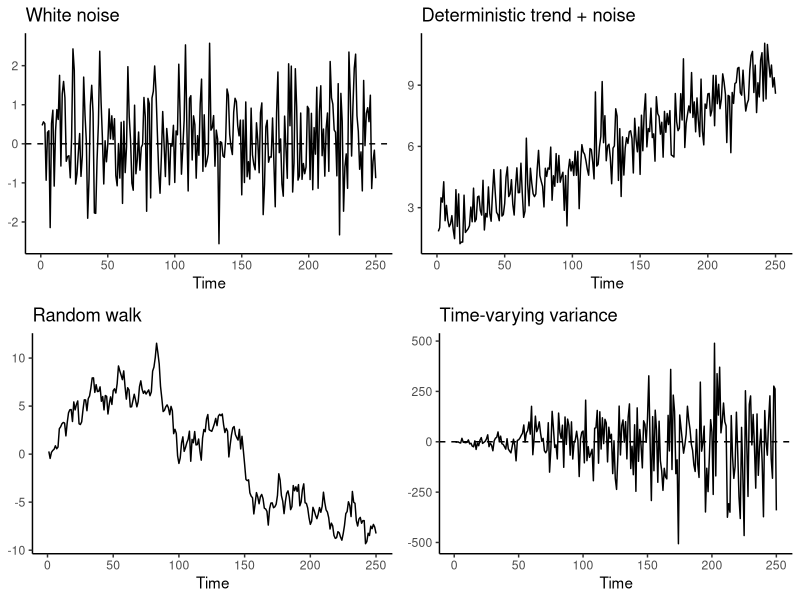
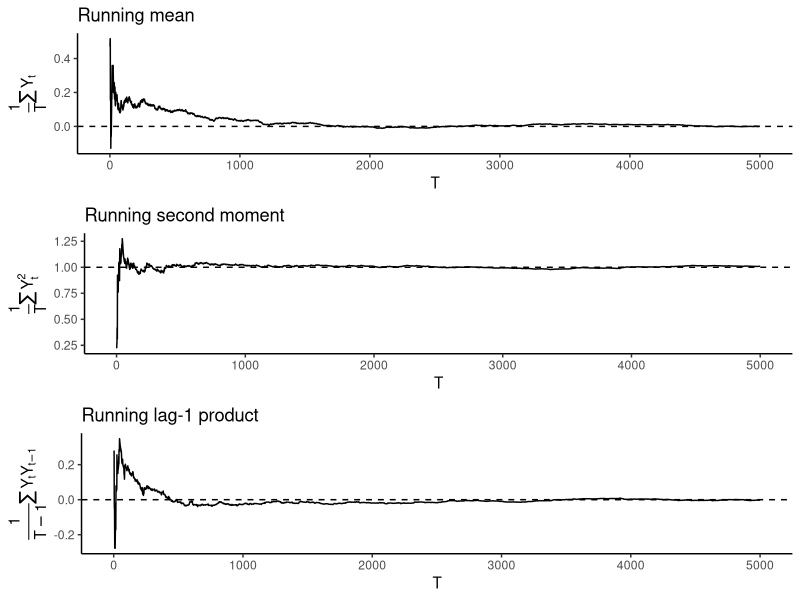
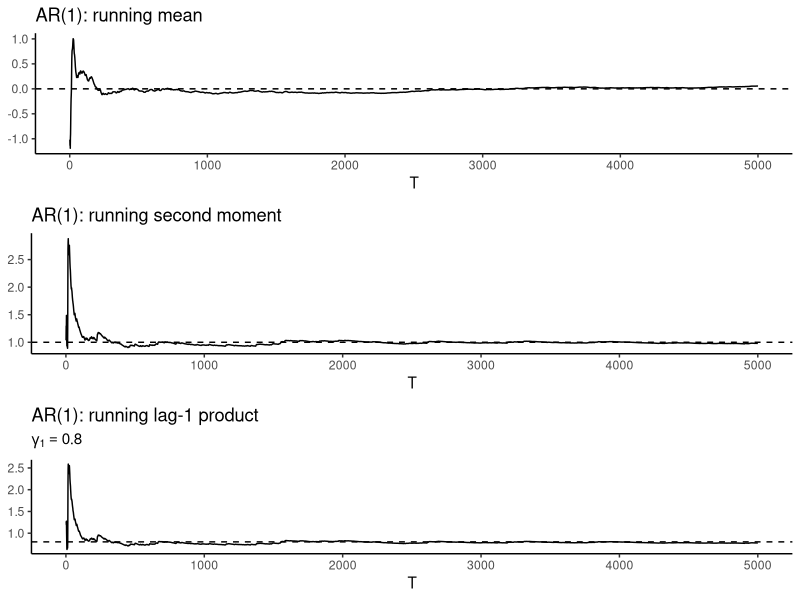
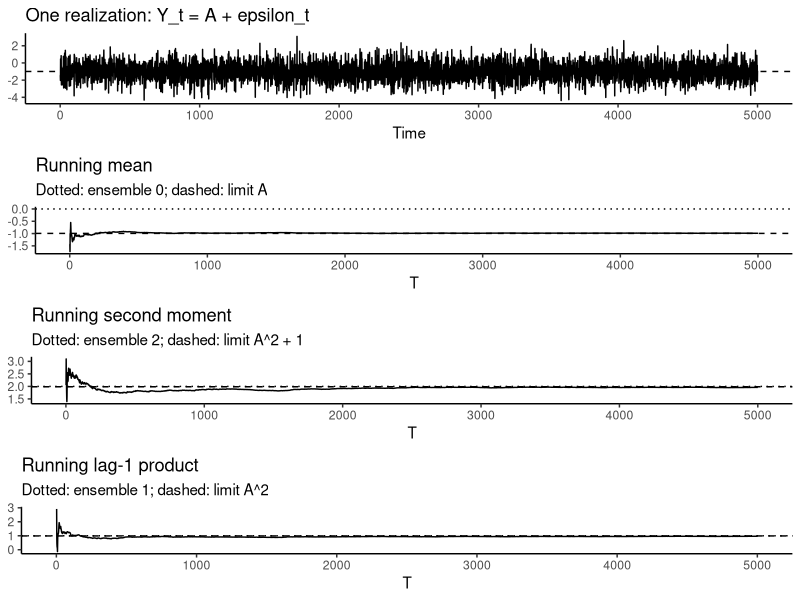
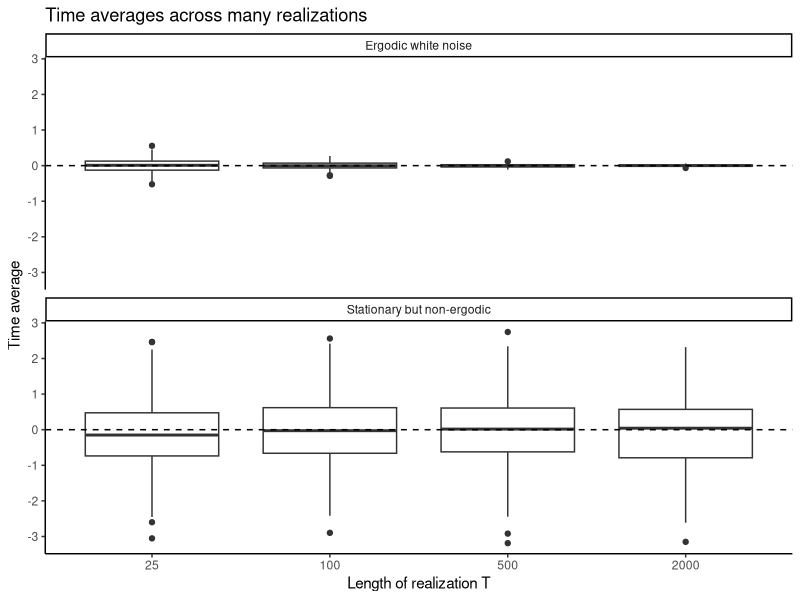
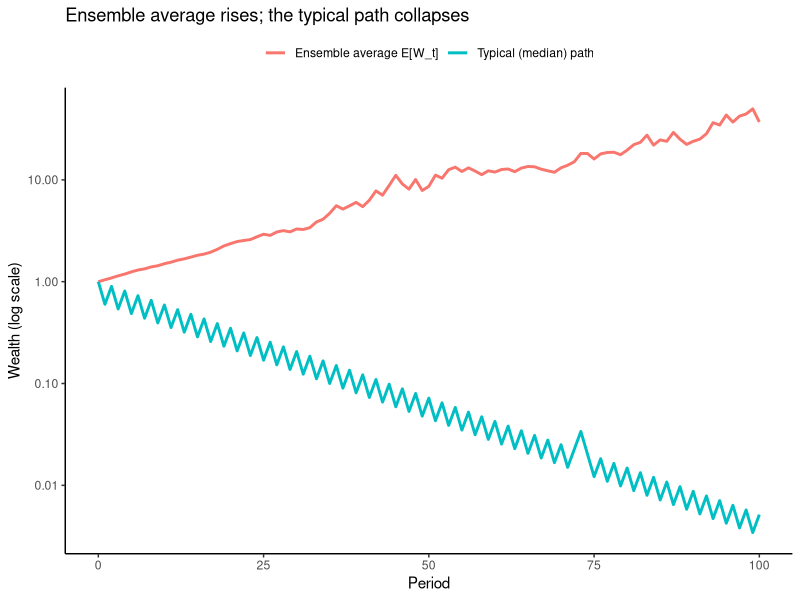
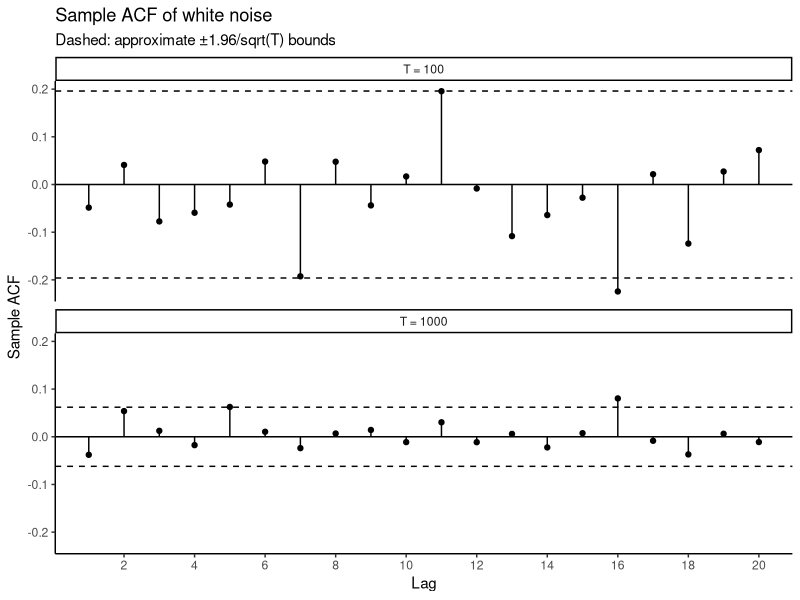
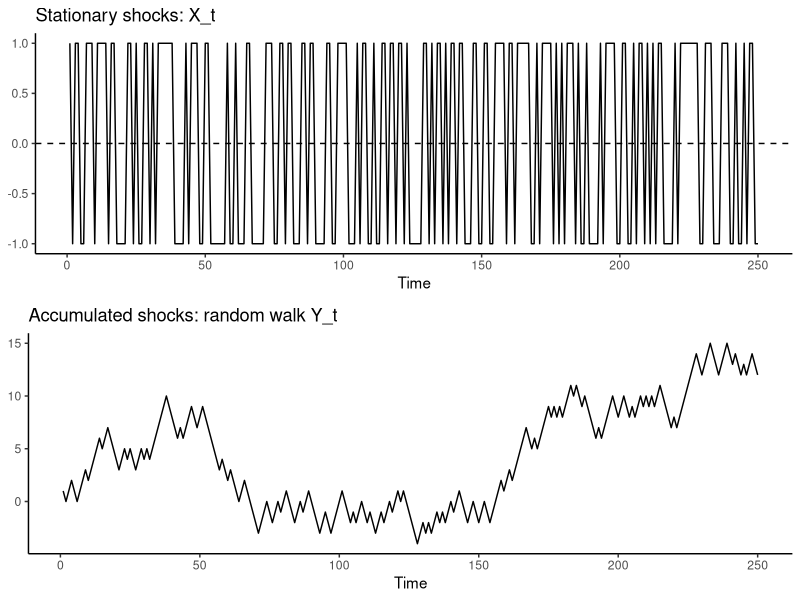

The R source for these figures, in order:
## ---- chunk 1
#| echo: false
#| include: false
# ------------------------------------------------------------------
# Setup: libraries and the plotting helpers used throughout the deck.
# (Hidden — these are the same helpers as the lecture notebook.)
# ------------------------------------------------------------------
suppressPackageStartupMessages({
  library(ggplot2)
  library(gridExtra)
})

# Time-series line plot; optional dashed reference line at the mean.
ts_plot <- function(x, mu = NULL) {
  stopifnot(is.numeric(x) || is.ts(x))
  time_idx <- if (is.ts(x)) as.numeric(time(x)) else seq_along(x)
  df <- data.frame(time = time_idx, value = as.numeric(x))
  p <- ggplot(df, aes(time, value)) +
    theme_classic() + geom_line() + labs(x = "Time", y = NULL)
  if (!is.null(mu)) p <- p + geom_hline(yintercept = mu, linetype = "dashed")
  p
}

# Theoretical ACF of an ARMA process, lags 1..L (lag 0 dropped).
acf_plot <- function(ar = numeric(0), ma = numeric(0), L = 16, title = NULL) {
  rho <- ARMAacf(ar = ar, ma = ma, lag.max = L)[-1]
  df  <- data.frame(lag = seq_len(L), acf = as.numeric(rho))
  ggplot(df, aes(lag, acf)) +
    theme_classic() +
    geom_hline(yintercept = 0) +
    geom_segment(aes(xend = lag, y = 0, yend = acf), linewidth = 1) +
    geom_point(size = 2) +
    scale_x_continuous(breaks = seq(0, L, by = 2)) +
    labs(x = "Lag", y = "ACF", title = title)
}

# Impulse response of an MA(q): psi = (1, theta_1, ..., theta_q, 0, ...).
irf_ma <- function(ma = numeric(0), h = 8, title = NULL) {
  psi <- c(1, ma, rep(0, max(0, h - length(ma))))[seq_len(h + 1)]
  df  <- data.frame(horizon = 0:h, response = psi)
  ggplot(df, aes(horizon, response)) +
    theme_classic() +
    geom_hline(yintercept = 0) +
    geom_segment(aes(xend = horizon, y = 0, yend = response)) +
    geom_point() +
    scale_x_continuous(breaks = 0:h) +
    labs(x = "Horizon after innovation", y = "Response", title = title)
}

# Running moment diagnostics used in the ergodicity simulations.
running_moments <- function(y) {
  Tn      <- length(y)
  lagprod <- y[-1] * y[-Tn]
  data.frame(
    t             = 1:Tn,
    mean          = cumsum(y)   / (1:Tn),
    second_moment = cumsum(y^2) / (1:Tn),
    lag1_product  = c(NA, cumsum(lagprod) / (1:(Tn - 1)))
  )
}
## ---- chunk 2
#| fig-height: 5.2
set.seed(821)
T <- 250; t <- 1:T

wn    <- rnorm(T)
trend <- 2 + 0.03 * t + rnorm(T)
rw    <- cumsum(rnorm(T))
tvv   <- t * rnorm(T)

p1 <- ts_plot(wn,    mu = 0) + ggtitle("White noise")
p2 <- ts_plot(trend)         + ggtitle("Deterministic trend + noise")
p3 <- ts_plot(rw)            + ggtitle("Random walk")
p4 <- ts_plot(tvv,   mu = 0) + ggtitle("Time-varying variance")

grid.arrange(p1, p2, p3, p4, ncol = 2)
## ---- chunk 3
#| fig-height: 5.6
set.seed(821)
T <- 5000; y <- rnorm(T)
d <- running_moments(y)

p1 <- ggplot(d, aes(t, mean)) + geom_line() +
  geom_hline(yintercept = 0, linetype = "dashed") + theme_classic() +
  labs(title = "Running mean", x = "T", y = expression(frac(1, T) * sum(Y[t])))

p2 <- ggplot(d, aes(t, second_moment)) + geom_line() +
  geom_hline(yintercept = 1, linetype = "dashed") + theme_classic() +
  labs(title = "Running second moment", x = "T", y = expression(frac(1, T) * sum(Y[t]^2)))

p3 <- ggplot(d, aes(t, lag1_product)) + geom_line() +
  geom_hline(yintercept = 0, linetype = "dashed") + theme_classic() +
  labs(title = "Running lag-1 product", x = "T",
       y = expression(frac(1, T - 1) * sum(Y[t] * Y[t - 1])))

grid.arrange(p1, p2, p3, ncol = 1)
## ---- chunk 4
#| fig-height: 5.6
set.seed(822)
T <- 5000; phi <- 0.8
innovation_sd <- sqrt(1 - phi^2)          # normalises Var(Y_t) to 1

y_ar <- as.numeric(arima.sim(model = list(ar = phi), n = T, sd = innovation_sd))
d    <- running_moments(y_ar)

p1 <- ggplot(d, aes(t, mean)) + geom_line() +
  geom_hline(yintercept = 0, linetype = "dashed") + theme_classic() +
  labs(title = "AR(1): running mean", x = "T", y = NULL)

p2 <- ggplot(d, aes(t, second_moment)) + geom_line() +
  geom_hline(yintercept = 1, linetype = "dashed") + theme_classic() +
  labs(title = "AR(1): running second moment", x = "T", y = NULL)

p3 <- ggplot(d, aes(t, lag1_product)) + geom_line() +
  geom_hline(yintercept = phi, linetype = "dashed") + theme_classic() +
  labs(title = "AR(1): running lag-1 product",
       subtitle = expression(gamma[1] == 0.8), x = "T", y = NULL)

grid.arrange(p1, p2, p3, ncol = 1)
## ---- chunk 5
#| fig-height: 6.0
set.seed(823)
T <- 5000
A <- rnorm(1); epsilon <- rnorm(T)
y_ne <- A + epsilon
d <- running_moments(y_ne)

p0 <- ts_plot(y_ne) + geom_hline(yintercept = A, linetype = "dashed") +
  ggtitle("One realization: Y_t = A + epsilon_t")

p1 <- ggplot(d, aes(t, mean)) + geom_line() +
  geom_hline(yintercept = 0, linetype = "dotted") +
  geom_hline(yintercept = A, linetype = "dashed") + theme_classic() +
  labs(title = "Running mean",
       subtitle = "Dotted: ensemble 0; dashed: limit A", x = "T", y = NULL)

p2 <- ggplot(d, aes(t, second_moment)) + geom_line() +
  geom_hline(yintercept = 2, linetype = "dotted") +
  geom_hline(yintercept = A^2 + 1, linetype = "dashed") + theme_classic() +
  labs(title = "Running second moment",
       subtitle = "Dotted: ensemble 2; dashed: limit A^2 + 1", x = "T", y = NULL)

p3 <- ggplot(d, aes(t, lag1_product)) + geom_line() +
  geom_hline(yintercept = 1, linetype = "dotted") +
  geom_hline(yintercept = A^2, linetype = "dashed") + theme_classic() +
  labs(title = "Running lag-1 product",
       subtitle = "Dotted: ensemble 1; dashed: limit A^2", x = "T", y = NULL)

grid.arrange(p0, p1, p2, p3, ncol = 1)
cat("Realization-specific A =", round(A, 4), "\n")
## ---- chunk 6
#| fig-height: 5.0
set.seed(824)
T_values <- c(25, 100, 500, 2000); R <- 300

results <- do.call(rbind, lapply(T_values, function(Ti) {
  wn_means         <- replicate(R, mean(rnorm(Ti)))
  nonergodic_means <- replicate(R, { A_i <- rnorm(1); mean(A_i + rnorm(Ti)) })
  rbind(
    data.frame(T = factor(Ti, levels = T_values),
               process = "Ergodic white noise",         time_mean = wn_means),
    data.frame(T = factor(Ti, levels = T_values),
               process = "Stationary but non-ergodic",  time_mean = nonergodic_means))
}))

ggplot(results, aes(x = T, y = time_mean)) +
  geom_boxplot() +
  geom_hline(yintercept = 0, linetype = "dashed") +
  facet_wrap(~ process, ncol = 1) + theme_classic() +
  labs(title = "Time averages across many realizations",
       x = "Length of realization T", y = "Time average")
## ---- chunk 7
#| fig-height: 4.0
set.seed(826)
n_paths <- 5000; Tn <- 100

multipliers <- matrix(sample(c(1.5, 0.6), n_paths * Tn, replace = TRUE), nrow = n_paths)
wealth <- cbind(1, t(apply(multipliers, 1, cumprod)))   # W_0 = 1

t_idx         <- 0:Tn
ensemble_mean <- colMeans(wealth)
median_path   <- apply(wealth, 2, median)
geo_rate      <- exp(0.5 * log(1.5) + 0.5 * log(0.6))    # ~ 0.9487

plot_df <- rbind(
  data.frame(t = t_idx, wealth = ensemble_mean, series = "Ensemble average E[W_t]"),
  data.frame(t = t_idx, wealth = median_path,   series = "Typical (median) path"))

ggplot(plot_df, aes(t, wealth, colour = series)) +
  geom_line(linewidth = 1) + scale_y_log10() + theme_classic() +
  theme(legend.position = "top", legend.title = element_blank()) +
  labs(title = "Ensemble average rises; the typical path collapses",
       x = "Period", y = "Wealth (log scale)")

cat(sprintf("Ensemble growth/period : %.3f\n", 1.05))
cat(sprintf("Time-average growth    : %.3f  (geometric mean)\n", geo_rate))
## ---- chunk 8
#| fig-height: 5.0
set.seed(825)
sample_acf_df <- function(n, max_lag = 20) {
  a <- acf(rnorm(n), plot = FALSE, lag.max = max_lag)
  data.frame(lag = as.numeric(a$lag[-1]), acf = as.numeric(a$acf[-1]),
             n = paste0("T = ", n), bound = 1.96 / sqrt(n))
}
acf_samples <- rbind(sample_acf_df(100), sample_acf_df(1000))
bounds <- unique(acf_samples[c("n", "bound")])

ggplot(acf_samples, aes(lag, acf)) +
  geom_hline(yintercept = 0) +
  geom_segment(aes(xend = lag, y = 0, yend = acf)) + geom_point() +
  geom_hline(data = bounds, aes(yintercept =  bound), linetype = "dashed") +
  geom_hline(data = bounds, aes(yintercept = -bound), linetype = "dashed") +
  facet_wrap(~ n, ncol = 1) + theme_classic() +
  scale_x_continuous(breaks = seq(0, 20, by = 2)) +
  labs(title = "Sample ACF of white noise",
       subtitle = "Dashed: approximate ±1.96/sqrt(T) bounds", x = "Lag", y = "Sample ACF")
## ---- chunk 9
#| fig-height: 4.4
set.seed(100)
n <- 250
X <- sample(c(-1, 1), n, replace = TRUE)
Y <- cumsum(X)

p1 <- ts_plot(X, mu = 0) + ggtitle("Stationary shocks: X_t")
p2 <- ts_plot(Y)         + ggtitle("Accumulated shocks: random walk Y_t")
grid.arrange(p1, p2, ncol = 1)
## ---- chunk 10
#| fig-height: 5.0
set.seed(123)
n <- 250
ma_pos <- 2 + arima.sim(model = list(ma =  0.8), n = n)
ma_neg <- 2 + arima.sim(model = list(ma = -0.8), n = n)

p1 <- ts_plot(ma_pos, mu = 2) + ggtitle("MA(1): theta = 0.8")
p2 <- acf_plot(ma =  0.8, L = 12, title = "Theoretical ACF: theta = 0.8")
p3 <- ts_plot(ma_neg, mu = 2) + ggtitle("MA(1): theta = -0.8")
p4 <- acf_plot(ma = -0.8, L = 12, title = "Theoretical ACF: theta = -0.8")

grid.arrange(p1, p2, p3, p4, ncol = 2)
## ---- chunk 11
#| fig-height: 5.0
set.seed(123)
n <- 250
ma21 <- c(1.0, 0.7); ma22 <- c(-1.2, 0.25)

s21 <- 2 + arima.sim(model = list(ma = ma21), n = n)
s22 <- 2 + arima.sim(model = list(ma = ma22), n = n)

p1 <- ts_plot(s21, mu = 2) + ggtitle("MA(2): theta = (1.0, 0.7)")
p2 <- acf_plot(ma = ma21, L = 12, title = "Theoretical ACF")
p3 <- ts_plot(s22, mu = 2) + ggtitle("MA(2): theta = (-1.2, 0.25)")
p4 <- acf_plot(ma = ma22, L = 12, title = "Theoretical ACF")

grid.arrange(p1, p2, p3, p4, ncol = 2)
## ---- chunk 12
equivalent_ma1 <- data.frame(theta = c(0.5, 2.0), sigma2 = c(1.0, 0.25))
equivalent_ma1$gamma0 <- equivalent_ma1$sigma2 * (1 + equivalent_ma1$theta^2)
equivalent_ma1$gamma1 <- equivalent_ma1$sigma2 * equivalent_ma1$theta
equivalent_ma1$rho1   <- equivalent_ma1$gamma1 / equivalent_ma1$gamma0
equivalent_ma1
## ---- chunk 13
ma_roots <- function(theta) {
  roots <- polyroot(c(1, theta))
  data.frame(root = roots, modulus = Mod(roots),
             outside_unit_circle = Mod(roots) > 1)
}
ma_roots(ma21)
ma_roots(ma22)
## ---- chunk 14
#| fig-height: 3.6
p1 <- irf_ma(0.8,         h = 8, title = "Dynamic response: MA(1)")
p2 <- irf_ma(c(1.0, 0.7), h = 8, title = "Dynamic response: MA(2)")
grid.arrange(p1, p2, ncol = 2)
